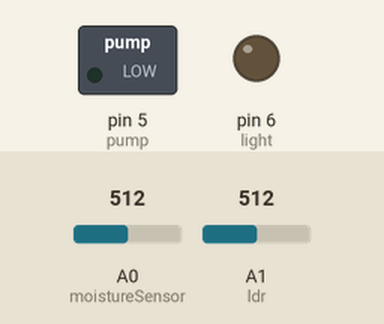
Bench run of a sketch on a simulated Arduino Uno, built with avr-gcc and run on an emulated ATmega328P. Parts: switched loads named in the sketch (green lamp = pin HIGH), output pins drawn as LEDs (lit = HIGH). The test bench sets the inputs (shaded band); at power-on: A0 (moistureSensor) = 512, A1 (ldr) = 512.

Above: at 1.8 s.
1.9 s: A0 (moistureSensor) set to 414
3.4 s: A0 (moistureSensor) set to 387
At 4.8 s:
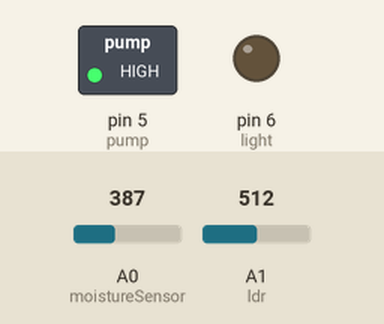
5.5 s: A1 (ldr) set to 309
7.2 s: A1 (ldr) set to 292
At 9.1 s:
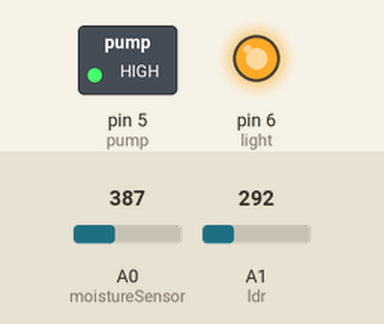
9.5 s: A0 (moistureSensor) set to 410
At 10.6 s:
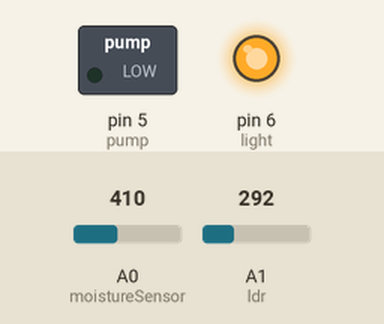
11.5 s: A0 (moistureSensor) set to 390
At 13.4 s:
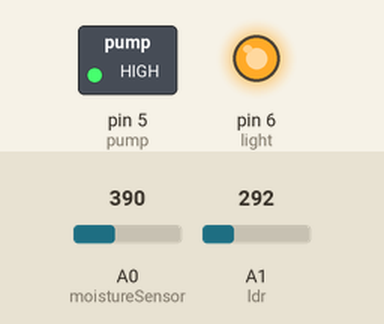
Timing chart, 0 to 14.5 s (numbered marks = the images above; inputs shaded):
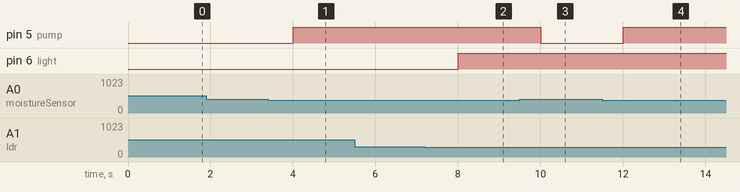

Measured:
- the behaviour switches between 400 and 399 on A0 (moistureSensor) (found by bisection; images 0 and 1)
- the behaviour switches between 300 and 299 on A1 (ldr) (found by bisection; images 1 and 2)
- after the input at 1.9 s, every drawn part: stays the same
- after the input at 3.4 s, pin 5 (pump): LOW → HIGH after 0.60 s
- after the input at 5.5 s, every drawn part: stays the same
- after the input at 7.2 s, pin 6 (light): LOW → HIGH after 0.80 s
- after the input at 9.5 s, pin 5 (pump): HIGH → LOW after 0.50 s
- after the input at 11.5 s, pin 5 (pump): LOW → HIGH after 0.50 s

The sketch:

garden_automation.ino
```cpp
int moistureSensor = A0;
int pump = 5;
int ldr = A1;
int light = 6;

void setup() {
  pinMode(pump, OUTPUT);
  pinMode(light, OUTPUT);
}

void loop() {
  int moisture = analogRead(moistureSensor);
  int lightLevel = analogRead(ldr);

  if (moisture < 400) digitalWrite(pump, HIGH);
  else digitalWrite(pump, LOW);

  if (lightLevel < 300) digitalWrite(light, HIGH);
  else digitalWrite(light, LOW);

  delay(1000);
}
```
